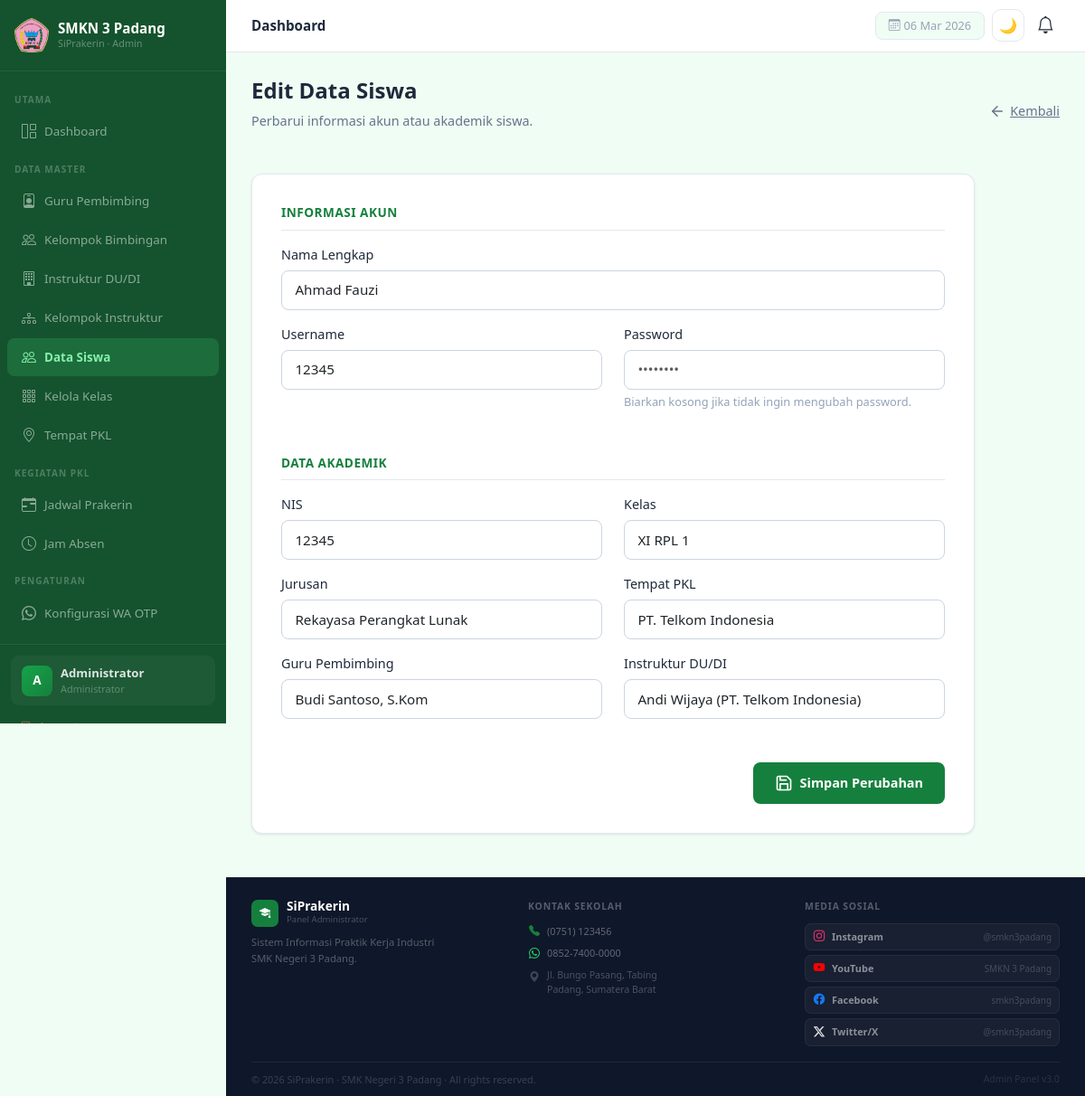
The app's page /admin/siswa/edit.php?id=1 (signed in) with its own data.
### tables this page shows
CREATE TABLE `siswa` (
  `id` int(11) NOT NULL AUTO_INCREMENT,
  `user_id` int(11) NOT NULL,
  `nis` varchar(20) NOT NULL,
  `nisn` varchar(20) DEFAULT NULL,
  `kelas` varchar(20) NOT NULL,
  `jurusan` varchar(50) DEFAULT NULL,
  `guru_id` int(11) DEFAULT NULL,
  `tempat_pkl_id` int(11) DEFAULT NULL,
   
  `jenis_kelamin` enum('pria','wanita') DEFAULT NULL,
  `tempat_lahir` varchar(100) DEFAULT NULL,
  `tanggal_lahir` date DEFAULT NULL,
  `alamat` text DEFAULT NULL,
  `no_hp` varchar(20) DEFAULT NULL,
  `email` varchar(100) DEFAULT NULL,
  `foto` varchar(255) DEFAULT NULL,
   
  `nama_ayah` varchar(100) DEFAULT NULL,
  `alamat_ortu` text DEFAULT NULL,
  `no_hp_ortu` varchar(20) DEFAULT NULL,
  PRIMARY KEY (`id`),
  KEY `user_id` (`user_id`),
  KEY `tempat_pkl_id` (`tempat_pkl_id`),
  KEY `guru_id` (`guru_id`),
  CONSTRAINT `siswa_ibfk_1` FOREIGN KEY (`user_id`)       REFERENCES `users` (`id`)      ON DELETE CASCADE,
  CONSTRAINT `siswa_ibfk_2` FOREIGN KEY (`tempat_pkl_id`) REFERENCES `tempat_pkl` (`id`) ON DELETE SET NULL,
  CONSTRAINT `siswa_ibfk_3` FOREIGN KEY (`guru_id`)       REFERENCES `guru` (`id`)       ON DELETE SET NULL
);

CREATE TABLE `users` (
  `id` int(11) NOT NULL AUTO_INCREMENT,
  `nama` varchar(100) NOT NULL,
  `username` varchar(50) NOT NULL,
  `password` varchar(255) NOT NULL,
  `role` enum('admin','siswa','guru') NOT NULL,
  `created_at` timestamp NOT NULL DEFAULT current_timestamp(),
  PRIMARY KEY (`id`),
  UNIQUE KEY `username` (`username`)
);

CREATE TABLE `guru` (
  `id` int(11) NOT NULL AUTO_INCREMENT,
  `user_id` int(11) NOT NULL,
  `nip` varchar(30) DEFAULT NULL,
  `no_hp` varchar(20) DEFAULT NULL,
  `alamat` text DEFAULT NULL,
  `tempat_lahir` varchar(100) DEFAULT NULL,
  `tanggal_lahir` date DEFAULT NULL,
  `jenis_kelamin` enum('pria','wanita') DEFAULT NULL,
  `pendidikan` enum('D3','S1','S2','S3') DEFAULT NULL,
  `mata_pelajaran` varchar(100) DEFAULT NULL,
  PRIMARY KEY (`id`),
  KEY `user_id` (`user_id`),
  CONSTRAINT `guru_ibfk_1` FOREIGN KEY (`user_id`) REFERENCES `users` (`id`) ON DELETE CASCADE
);

CREATE TABLE IF NOT EXISTS `instruktur` (
  `id` int(11) NOT NULL AUTO_INCREMENT,
  `user_id` int(11) NOT NULL,
  `tempat_pkl_id` int(11) DEFAULT NULL,
  `jabatan` varchar(100) DEFAULT NULL,
  `no_hp` varchar(20) DEFAULT NULL,
  `alamat` text DEFAULT NULL,
  `jenis_kelamin` enum('pria','wanita') DEFAULT NULL,
  `tempat_lahir` varchar(100) DEFAULT NULL,
  `tanggal_lahir` date DEFAULT NULL,
  PRIMARY KEY (`id`),
  KEY `user_id` (`user_id`),
  KEY `tempat_pkl_id` (`tempat_pkl_id`),
  CONSTRAINT `instruktur_ibfk_1` FOREIGN KEY (`user_id`) REFERENCES `users` (`id`) ON DELETE CASCADE,
  CONSTRAINT `instruktur_ibfk_2` FOREIGN KEY (`tempat_pkl_id`) REFERENCES `tempat_pkl` (`id`) ON DELETE SET NULL
);

### admin/siswa/edit.php (the view, shortened to what this page needs)
<?php
require '../../config/database.php';
$id = isset($_GET['id']) ? (int)$_GET['id'] : 0;
$stmt = mysqli_prepare($conn, "
    SELECT s.id, s.nis, s.kelas, s.jurusan, s.tempat_pkl_id, s.guru_id,
           s.instruktur_id,
           u.nama, u.username, u.id as user_id
    FROM siswa s
    JOIN users u ON s.user_id = u.id
    WHERE s.id = ?
");
mysqli_stmt_bind_param($stmt, "i", $id);
mysqli_stmt_execute($stmt);
$result = mysqli_stmt_get_result($stmt);
$data = mysqli_fetch_assoc($result);
$tempat_list = mysqli_query($conn, "SELECT id, nama_tempat FROM tempat_pkl ORDER BY nama_tempat ASC");
$guru_list = [];
$rg = mysqli_query($conn, "SELECT g.id, u.nama FROM guru g JOIN users u ON u.id=g.user_id ORDER BY u.nama");
while ($r = mysqli_fetch_assoc($rg)) $guru_list[] = $r;
$instr_list = [];
$ri = mysqli_query($conn, "SELECT i.id, u.nama, tp.nama_tempat FROM instruktur i JOIN users u ON u.id=i.user_id LEFT JOIN tempat_pkl tp ON tp.id=i.tempat_pkl_id ORDER BY u.nama");
while ($r = mysqli_fetch_assoc($ri)) $instr_list[] = $r;
require '../layout/header.php';
?>
<div class="page-header">
    <div>
        <h1 style="font-size: 1.5rem; font-weight: 700; color: var(--text-main);">Edit Data Siswa</h1>
        <p style="color: #64748b; font-size: 0.9rem;">Perbarui informasi akun atau akademik siswa.</p>
    </div>
    <a href="index.php" class="btn-back">
        <svg width="18" height="18" viewBox="0 0 24 24" fill="none" stroke="currentColor" stroke-width="2" stroke-linecap="round" stroke-linejoin="round"><path d="M19 12H5"></path><path d="M12 19l-7-7 7-7"></path></svg>
        Kembali
    </a>
</div>
<div class="form-card">
    <form method="POST">
        <div class="section-title">Informasi Akun</div>
        <div class="form-group">
            <label>Nama Lengkap</label>
            <input type="text" name="nama" class="form-control"
                   value="<?= htmlspecialchars($data['nama']) ?>" required>
        </div>
        <div class="form-grid">
            <div class="form-group">
                <label>Username</label>
                <input type="text" name="username" class="form-control"
                       value="<?= htmlspecialchars($data['username']) ?>" required>
            </div>
            <div class="form-group">
                <label>Password</label>
                <input type="password" name="password" class="form-control" placeholder="••••••••">
                <span class="text-helper">Biarkan kosong jika tidak ingin mengubah password.</span>
            </div>
        </div>
        <div class="section-title">Data Akademik</div>
        <div class="form-grid">
            <div class="form-group">
                <label>NIS</label>
                <input type="text" name="nis" class="form-control"
                       value="<?= htmlspecialchars($data['nis']) ?>" required>
            </div>
            <div class="form-group">
                <label>Kelas</label>
                <select name="kelas" class="form-control" required>
                    <?php
                    $qkls2 = mysqli_query($conn,"SELECT nama_kelas,tingkat FROM kelas ORDER BY tingkat,nama_kelas");
                    $list_kelas = [];
                    if($qkls2 && mysqli_num_rows($qkls2)>0){
                      while($kl=mysqli_fetch_assoc($qkls2)) $list_kelas[]=['nama'=>$kl['nama_kelas'],'tingkat'=>$kl['tingkat']];
                    } else {
                      foreach(['X RPL 1','X RPL 2','XI RPL 1','XI RPL 2','XII RPL 1','XII RPL 2'] as $k)
                        $list_kelas[]=['nama'=>$k,'tingkat'=>substr($k,0,strpos($k,' '))];
                    }
                    $grp='';
                    foreach ($list_kelas as $kl) {
                        $k=$kl['nama']; $t=$kl['tingkat'];
                        if($t!==$grp){ if($grp) echo '</optgroup>'; echo '<optgroup label="Tingkat '.$t.'">'; $grp=$t; }
                        $selected = ($data['kelas'] == $k) ? 'selected' : '';
                        echo "<option value='$k' $selected>$k</option>";
                    }
                    if($grp) echo '</optgroup>';
                    ?>
                </select>
            </div>
        </div>
        <div class="form-grid">
            <div class="form-group">
                <label>Jurusan</label>
                <input type="text" name="jurusan" class="form-control"
                       value="<?= htmlspecialchars($data['jurusan']) ?>">
            </div>
            <div class="form-group">
                <label>Tempat PKL</label>
                <select name="tempat_pkl_id" class="form-control">
                    <?php
                    mysqli_data_seek($tempat_list, 0);
                    while($t = mysqli_fetch_assoc($tempat_list)):
                        $is_selected = ($data['tempat_pkl_id'] == $t['id']) ? 'selected' : '';
                    ?>
                        <option value="<?= $t['id'] ?>" <?= $is_selected ?>>
                            <?= htmlspecialchars($t['nama_tempat']) ?>
                        </option>
                    <?php endwhile; ?>
                </select>
            </div>
        </div>
        <div class="form-grid">
            <div class="form-group">
                <label>Guru Pembimbing</label>
                <select name="guru_id" class="form-control">
                    <?php foreach ($guru_list as $g): ?>
                    <option value="<?= $g['id'] ?>" <?= ($data['guru_id'] ?? 0) == $g['id'] ? 'selected' : '' ?>>
                        <?= htmlspecialchars($g['nama']) ?>
                    </option>
                    <?php endforeach; ?>
                </select>
            </div>
            <div class="form-group">
                <label>Instruktur DU/DI</label>
                <select name="instruktur_id" class="form-control">
                    <?php foreach ($instr_list as $il): ?>
                    <option value="<?= $il['id'] ?>" <?= ($data['instruktur_id'] ?? 0) == $il['id'] ? 'selected' : '' ?>>
                        <?= htmlspecialchars($il['nama']) ?><?= $il['nama_tempat'] ? " ({$il['nama_tempat']})" : '' ?>
                    </option>
                    <?php endforeach; ?>
                </select>
            </div>
        </div>
        <div style="margin-top: 2rem; text-align: right;">
            <button type="submit" class="btn-submit">
                Simpan Perubahan
            </button>
        </div>
    </form>
</div>
<?php require '../layout/footer.php'; ?>

### admin/layout/header.php (style rules this page uses)
:root { --primary: #15803d; --sidebar-bg: #14532d; --sidebar-w: 250px; --topbar-h: 58px; }
body { background: #f0fdf4; font-size: 0.9rem; }
.page-header { margin-bottom: 1.5rem; }
.page-header h1 { font-size: 1.4rem; font-weight: 800; color: #0f172a; }
.page-header p { color: #64748b; font-size: .875rem; margin-top: 3px; }
.form-card { background: #fff; border-radius: 12px; border: 1px solid #e2e8f0; margin-bottom: 1.25rem; }
.form-control, .form-select { border: 1.5px solid #e2e8f0; border-radius: 8px; font-size: .875rem; padding: .55rem .85rem; transition: border-color .18s, box-shadow .18s; }
:root { --primary: #15803d; --primary-dark: #166534; --text-main: #1e293b; --text-muted: #64748b; --border: #e2e8f0; --bg-body: #f0fdf4; --surface: #ffffff; --radius: 12px; --muted: #94a3b8; --text: #1e293b; --accent: #15803d; --r: 12px; }

### admin/siswa/edit.php (style rules this page uses)
.page-header { display: flex; justify-content: space-between; align-items: center; margin-bottom: 2rem; }
.form-card { background: white; padding: 2rem; border-radius: 12px; box-shadow: 0 1px 3px rgba(0,0,0,0.1); border: 1px solid var(--border); max-width: 800px; }
.section-title { font-size: 0.85rem; font-weight: 700; color: var(--primary); text-transform: uppercase; letter-spacing: 0.5px; margin-bottom: 1rem; padding-bottom: 0.5rem; border-bottom: 1px solid #e2e8f0; margin-top: 2rem; }
.section-title:first-child { margin-top: 0; }
.form-grid { display: grid; grid-template-columns: 1fr 1fr; gap: 1.5rem; }
.form-group { margin-bottom: 1rem; }
.form-group label { display: block; margin-bottom: 0.4rem; font-weight: 500; color: var(--text-main); font-size: 0.9rem; }
.form-control { width: 100%; padding: 0.6rem 0.9rem; border: 1px solid #cbd5e1; border-radius: 8px; font-size: 0.95rem; outline: none; transition: 0.2s; background-color: white; }
.btn-submit { background: var(--primary); color: white; padding: 0.75rem 1.5rem; border: none; border-radius: 8px; font-weight: 600; cursor: pointer; display: inline-flex; align-items: center; gap: 8px; transition: 0.2s; }
.btn-back { color: #64748b; font-weight: 500; display: flex; align-items: center; gap: 5px; font-size: 0.9rem; }
.text-helper { font-size: 0.8rem; color: #94a3b8; margin-top: 4px; display: block; }

### records on screen
siswa: nama "Ahmad Fauzi", username "12345", nis "12345", jurusan "Rekayasa Perangkat Lunak", guru_id "Budi Santoso, S.Kom", instruktur_id "Andi Wijaya (PT. Telkom Indonesia)"

### other values on screen
substr($_SESSION['nama']??'A',0,1) "A"
substr($_SESSION['nama']??'Admin',0,16) "Administrator"
$page_title "Dashboard"
$nm "Instagram"
$hndl "@smkn3padang"
$nm "YouTube"
$hndl "SMKN 3 Padang"
$nm "Facebook"
$hndl "smkn3padang"
$nm "Twitter/X"
form field kelas "XI RPL 1"
form field tempat_pkl_id "PT. Telkom Indonesia"
